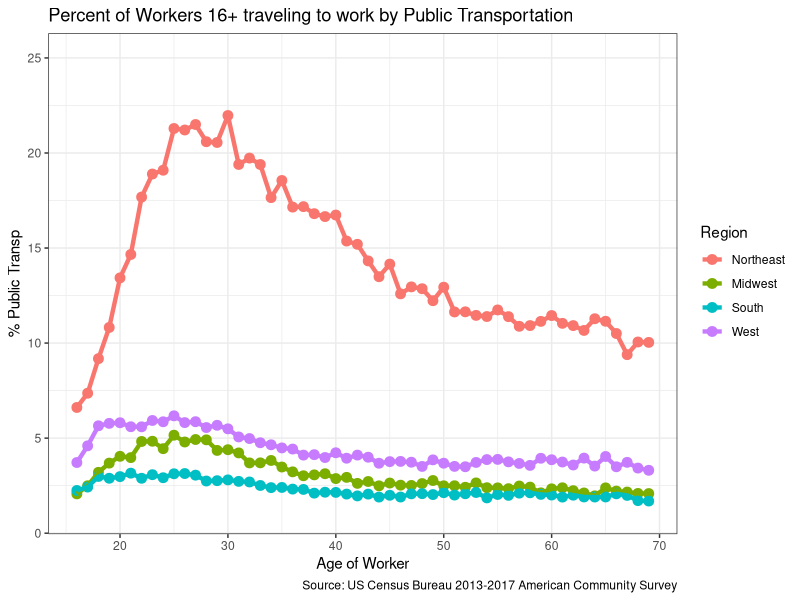
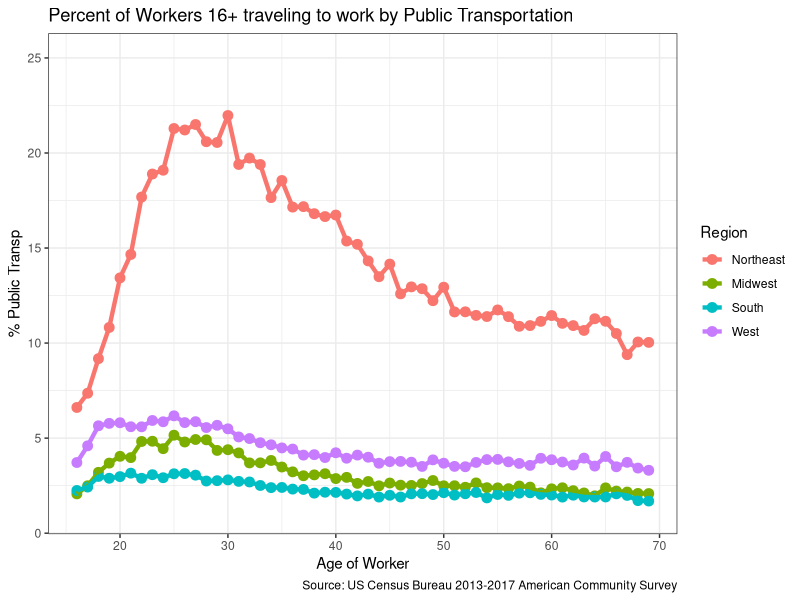

Generate these figures, in order, with R:
library(tidyverse)

D = read_csv('acs-2013-2017-public-transportation.csv') %>%
       filter(age < 70) %>%
       mutate(region = factor(div %/% 10,
                              labels = c('Northeast','Midwest','South','West'))) %>%
       group_by(region,age) %>% 
       summarize(pct = 100 * sum(yes)/sum(yes,no))

ggplot(data=D) +
  aes(x=age,y=pct, color=region) +
  geom_point(size=3) +
  geom_line(lwd=1.5) +
  theme_bw() +
  scale_y_continuous(breaks=seq(0,25,5), limits=c(0,25), expand=c(0,.05,.05,.05)) +
  labs(x='Age of Worker',
       y='% Public Transp',
       title='Percent of Workers 16+ traveling to work by Public Transportation',
       caption='Source: US Census Bureau 2013-2017 American Community Survey',
       color='Region')


ggsave(file='acs-2013-2017-public-transportation.png',
       width=8, height=8, units = 'in', dpi=300)
